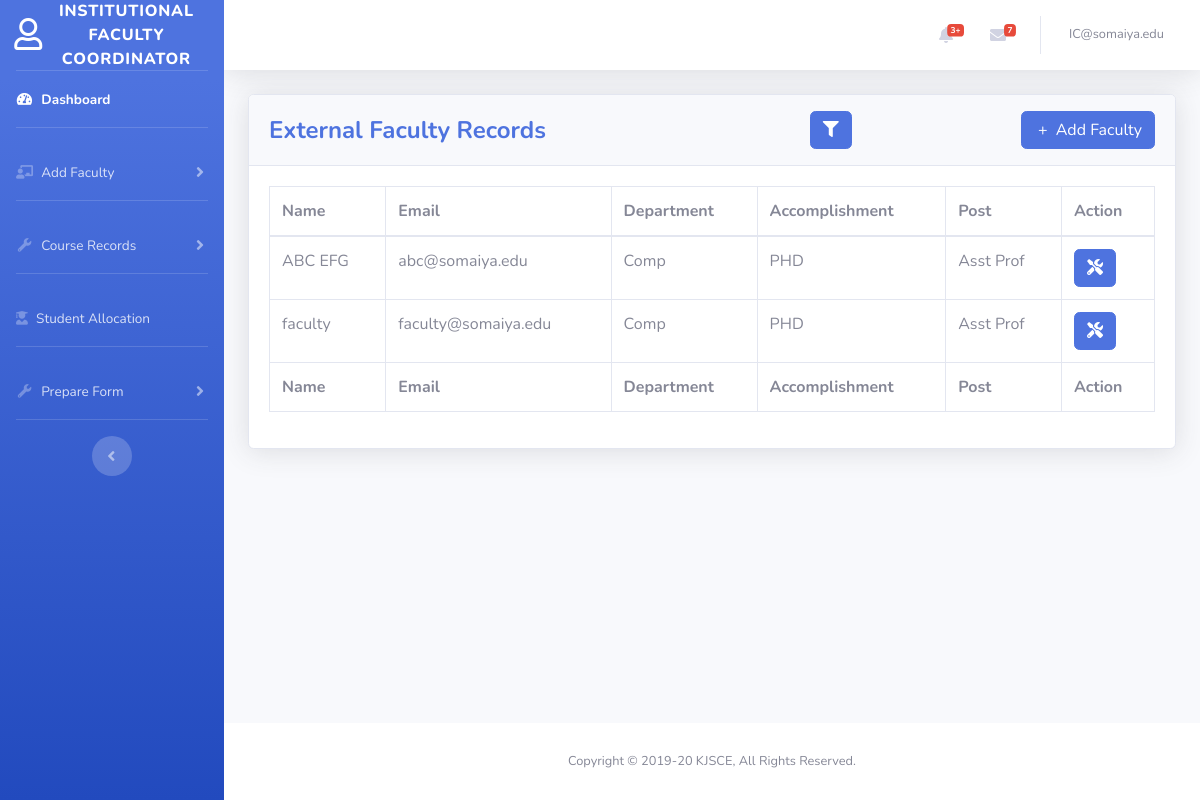
/institutional_coordinator/addfaculty_external.php (signed in), run on the app's committed database.
### tables this page shows
CREATE TABLE `faculty_certification` (
  `email_id` varchar(50) NOT NULL,
  `course_certified` varchar(50) NOT NULL
);

CREATE TABLE `faculty` (
  `email_id` varchar(50) NOT NULL,
  `fname` varchar(30) NOT NULL,
  `mname` varchar(30) NOT NULL,
  `lname` varchar(30) NOT NULL,
  `dept_id` int(11) NOT NULL,
  `post` varchar(30) NOT NULL,
  `username` varchar(20) NOT NULL
);

CREATE TABLE `department` (
  `dept_id` int(11) NOT NULL,
  `dept_name` varchar(50) NOT NULL
);

### institutional_coordinator/addfaculty_external.php (the view, shortened to what this page needs)
<?php
include('../includes/header.php');
?>
<?php include('../includes/topbar.php'); ?>
<div class="container-fluid">
    <div class="card shadow mb-4">
        <div class="card-header py-3">
            <div class="row align-items-center">
                <div class="col">
                <h4 class="m-0 font-weight-bold text-primary">External Faculty Records</h4>
                </div>
                <div class="col text-right">
                    <button type="button" class="btn btn-primary" data-toggle="modal" data-target="#exampleModalCenter1">
                        <i class="fas fa-filter"></i>
                    </button>
                </div>
                <div class="col text-right">
                    <button type="button" class="btn btn-primary" name="addcourse" data-toggle="modal" data-target="#exampleModalCenter">
                        <i class="ni ni-fat-add">&nbsp;</i>+ &nbsp;Add Faculty
                    </button>
                </div>
            </div>
        </div>
        <div class="card-body">
            <div class="table-responsive">
                <table class="table table-bordered" id="dataTable" width="100%" cellspacing="0">
                    <thead>
                        <tr>
                            <th>Name</th>
                            <th>Email</th>
                            <th>Department</th>
                            <th>Accomplishment</th>
                            <th>Post</th>
                            <th>Action</th>
                        </tr>
                    </thead>
                    <tfoot>
                        <tr>
                            <th>Name</th>
                            <th>Email</th>
                            <th>Department</th>
                            <th>Accomplishment</th>
                            <th>Post</th>
                            <th>Action</th>
                        </tr>
                    </tfoot>
                    <tbody>
                        <?php
                        include '../config.php';
                        if(isset($_SESSION['email']))
                        {
                            $sql="SELECT c.email_id,f.fname,f.lname,f.mname,d.dept_name,c.course_certified,f.post FROM ((`faculty_certification` as c inner JOIN `faculty` as f on c.email_id=f.email_id ) INNER JOIN `department` as d on f.dept_id = d.dept_id )";
                            $result = mysqli_query($conn, $sql);
                            $output='';
                            $sql1 = "SELECT dept_name FROM department";
                            $result1 = mysqli_query($conn, $sql1);
                            $count = 500;
                            while($row = mysqli_fetch_array($result))
                            {
                            $output.= '<tr>
                                <td>'.$row["fname"]." ".$row["mname"]." ".$row["lname"].'</td>
                                <td>'.$row["email_id"].'</td>
                                <td>'.$row["dept_name"].'</td>
                                <td>'.$row["course_certified"].'</td>
                                <td>'.$row["post"].'</td>
                                <td>
                                    <button type="button" class="btn btn-primary icon-btn" data-toggle="modal" data-target="#exampleModalCenter' . $count . '">
                                        <i class="fas fa-tools"></i>
                                    </button>
                                    <div class="modal fade" id="exampleModalCenter' . $count . '" tabindex="-1" role="dialog" aria-labelledby="exampleModalCenterTitle1" aria-hidden="true">
                                                            ' . $count . '' . $count . '
                                                            ' . $count . '' . $count . '
                                                        <div class="tab-pane fade show active" id="nav-delete' . $count . '" role="tabpanel" aria-labelledby="nav-delete-tab">
                                                                    <input type="hidden" name="email" value="' . $row['email_id'] . '">
                                                                    <input type="hidden" name="department" value="' . $row['dept_name'] . '">
                                                                    <input type="hidden" name="post" value="' . $row['post'] . '">
                                                        </div>
                                                        <div class="tab-pane fade" id="nav-update' . $count . '" role="tabpanel" aria-labelledby="nav-update-tab">
                                                                        <input type="text" class="form-control" id="name" name="name" placeholder="name" value="'.$row["fname"]." ".$row["mname"]." ".$row["lname"].'">
                                                                        <input type="email" class="form-control" id="emailid" name="email" placeholder="email@gmail.com" value="'.$row["email_id"].'">
                                                                        <select class="form-control" required name="dept">';
                                                                            while ($row1 = mysqli_fetch_assoc($result1)) {
                                                                                $output.= "<option>" . $row1['dept_name'] . "</option>";
                                                                            }
                                                                        $output.='</select>
                                                                        <input type="text" class="form-control" id="accomplishment" name="accomplishment" placeholder="accomplishment" value="'.$row["course_certified"].'">
                                                                        <input type="text" class="form-control" id="post" name="post" placeholder="post" value="'.$row["post"].'">
                                                        </div>
                                    </div>
                                </td>
                            </tr>';
                            $count++;
                            }
                            echo $output;
                        }
                        ?>
                    </tbody>
                </table>
            </div>
        </div>
    </div>
</div>
<?php include('../includes/footer.php');
include('../includes/scripts.php');
?>

### data on the page
faculty_certification: email.fname "ABC", email.mname "EFG", email "abc@somaiya.edu", department.dept_name "Comp", course_certified "PHD", email.post "Asst Prof"
faculty_certification: email.fname "faculty", email "faculty@somaiya.edu", department.dept_name "Comp", course_certified "PHD", email.post "Asst Prof"

### other printed values
$_SESSION['email'] "IC@somaiya.edu"
